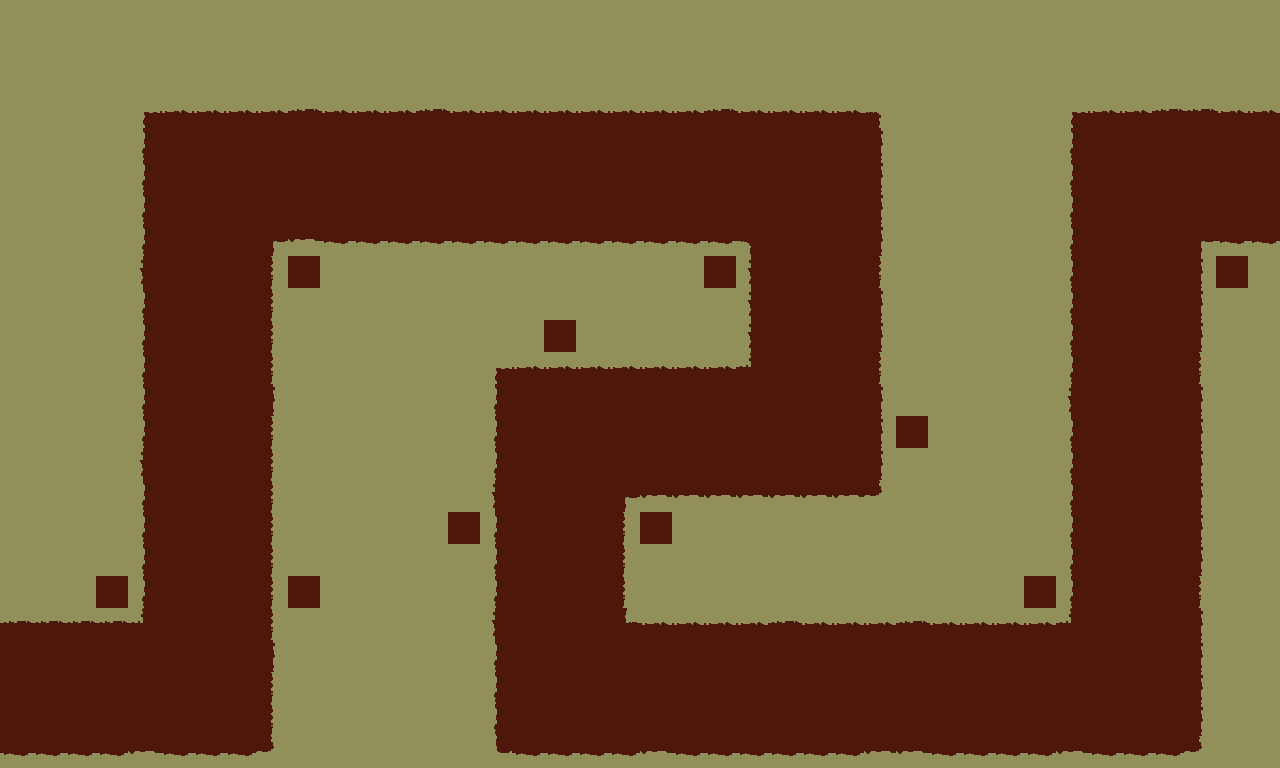

Tiled map render using the project's own tile images. Description and the whole map definition, tile-layer contents included, below:
An orthogonal 40x24 tile map with 32x32 px tiles, 1 tile layer (Tile Layer 1).

<map version="1.10" tiledversion="1.11.0" orientation="orthogonal" renderorder="right-down" width="40" height="24" tilewidth="32" tileheight="32" infinite="0" nextlayerid="2" nextobjectid="1">
 <editorsettings>
  <export target="terrahaute.tmj" format="json" />
 </editorsettings>
 <tileset firstgid="1" source="wastelandsTilemap.tsx" />
 <layer id="1" name="Tile Layer 1" width="40" height="24">
  <data encoding="csv">
36,36,36,36,36,36,36,36,36,36,36,36,36,36,36,36,36,36,36,36,36,36,36,36,36,36,36,36,36,36,36,36,36,36,36,36,36,36,36,36,
36,36,36,36,36,36,36,36,36,36,36,36,36,36,36,36,36,36,36,36,36,36,36,36,36,36,36,36,36,36,36,36,36,36,36,36,36,36,36,36,
36,36,36,36,36,36,36,36,36,36,36,36,36,36,36,36,36,36,36,36,36,36,36,36,36,36,36,36,36,36,36,36,36,36,36,36,36,36,36,36,
11,11,11,11,1,2,2,2,2,17,2,2,2,17,2,2,2,2,2,2,2,2,17,2,2,2,2,3,11,11,11,11,11,1,2,2,17,17,2,2,
11,11,11,11,7,8,8,8,8,8,8,8,8,8,8,8,8,8,8,8,8,8,8,8,8,8,8,10,11,11,11,11,11,7,8,8,8,8,8,8,
11,11,11,11,7,8,8,8,8,8,8,8,8,8,8,8,8,8,8,8,8,8,8,8,8,8,8,10,11,11,11,11,11,7,8,8,8,8,8,8,
11,11,11,11,7,8,8,8,8,8,8,8,8,8,8,8,8,8,8,8,8,8,8,8,8,8,8,10,11,11,11,11,11,7,8,8,8,8,8,8,
11,11,11,11,7,8,8,8,4,14,5,5,5,5,5,5,5,5,5,5,5,5,5,6,8,8,8,10,11,11,11,11,11,7,8,8,8,4,5,5,
11,11,11,11,12,8,8,8,9,19,11,11,11,11,11,11,11,11,11,11,11,11,19,12,8,8,8,9,11,11,11,11,11,7,8,8,8,10,19,11,
11,11,11,11,7,8,8,8,9,11,11,11,11,11,11,11,11,11,11,11,11,11,11,12,8,8,8,10,11,11,11,11,11,7,8,8,8,10,11,11,
11,11,11,11,7,8,8,8,9,11,11,11,11,11,11,11,11,19,11,11,11,11,11,12,8,8,8,10,11,11,11,11,11,7,8,8,8,10,11,11,
11,11,11,11,7,8,8,8,9,11,11,11,11,11,11,1,2,2,2,2,2,2,2,18,8,8,8,9,11,11,11,11,11,7,8,8,8,9,11,11,
11,11,11,11,7,8,8,8,10,11,11,11,11,11,11,7,8,8,8,8,8,8,8,8,8,8,8,10,11,11,11,11,11,12,8,8,8,10,11,11,
11,11,11,11,7,8,8,8,9,11,11,11,11,11,11,7,8,8,8,8,8,8,8,8,8,8,8,10,19,11,11,11,11,7,8,8,8,10,11,11,
11,11,11,11,12,8,8,8,9,11,11,11,11,11,11,7,8,8,8,8,8,8,8,8,8,8,8,10,11,11,11,11,11,7,8,8,8,10,11,11,
11,11,11,11,7,8,8,8,9,11,11,11,11,11,11,12,8,8,8,4,14,14,14,14,14,14,14,15,11,11,11,11,11,7,8,8,8,10,11,11,
11,11,11,11,7,8,8,8,9,11,11,11,11,11,19,7,8,8,8,9,19,11,11,11,11,11,11,11,11,11,11,11,11,7,8,8,8,10,11,11,
11,11,11,11,7,8,8,8,9,11,11,11,11,11,11,7,8,8,8,9,11,11,11,11,11,11,11,11,11,11,11,11,11,7,8,8,8,10,11,11,
11,11,11,19,7,8,8,8,9,19,11,11,11,11,11,7,8,8,8,9,11,11,11,11,11,11,11,11,11,11,11,11,19,7,8,8,8,9,11,11,
17,17,17,17,18,8,8,8,9,11,11,11,11,11,11,12,8,8,8,16,2,2,2,2,17,2,2,2,17,2,2,2,2,18,8,8,8,10,11,11,
8,8,8,8,8,8,8,8,10,11,11,11,11,11,11,7,8,8,8,8,8,8,8,8,8,8,8,8,8,8,8,8,8,8,8,8,8,10,11,11,
8,8,8,8,8,8,8,8,9,11,11,11,11,11,11,7,8,8,8,8,8,8,8,8,8,8,8,8,8,8,8,8,8,8,8,8,8,10,11,11,
8,8,8,8,8,8,8,8,9,11,11,11,11,11,11,7,8,8,8,8,8,8,8,8,8,8,8,8,8,8,8,8,8,8,8,8,8,10,11,11,
5,5,5,5,14,5,5,5,15,11,11,11,11,11,11,13,5,5,5,5,14,5,5,5,5,5,5,14,14,5,5,5,5,14,5,5,5,15,11,11
</data>
 </layer>
</map>